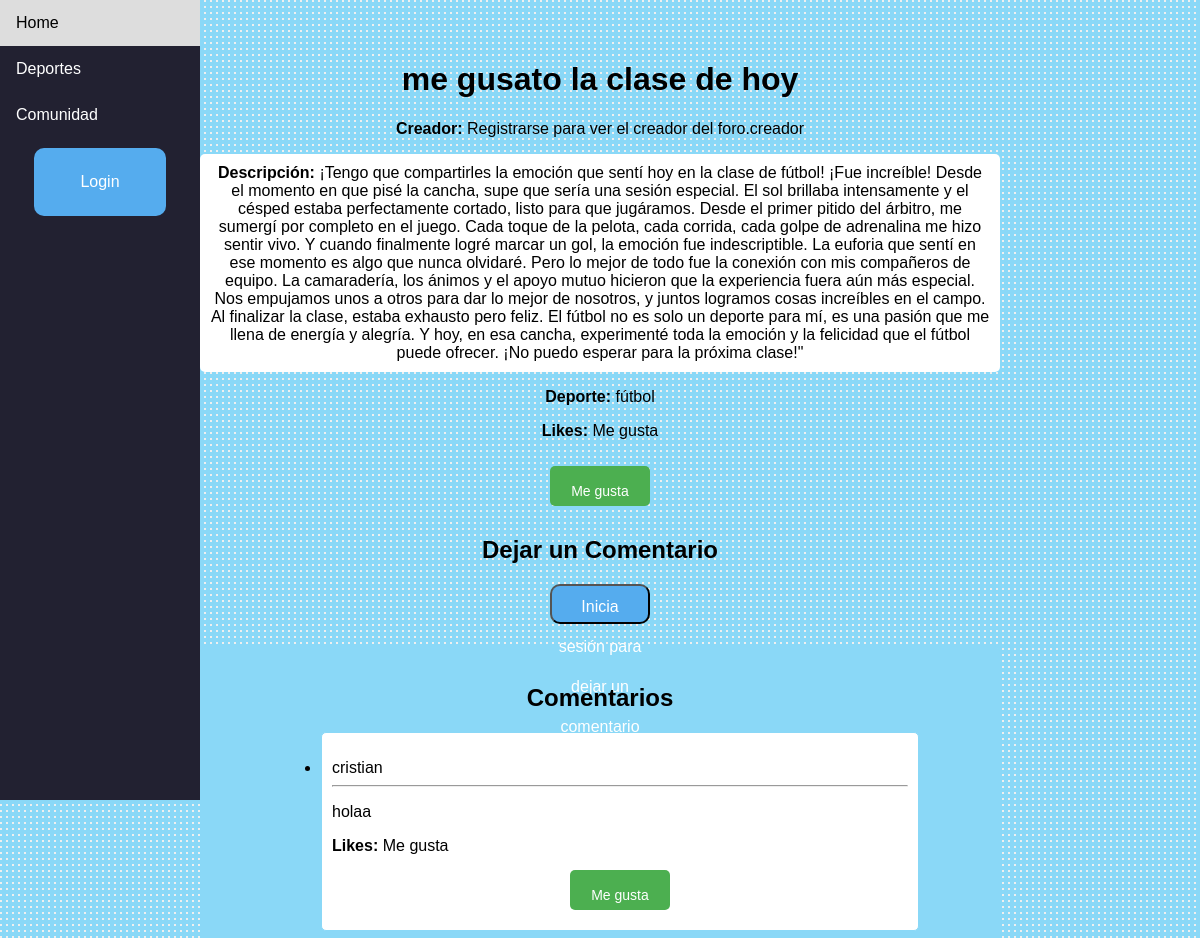
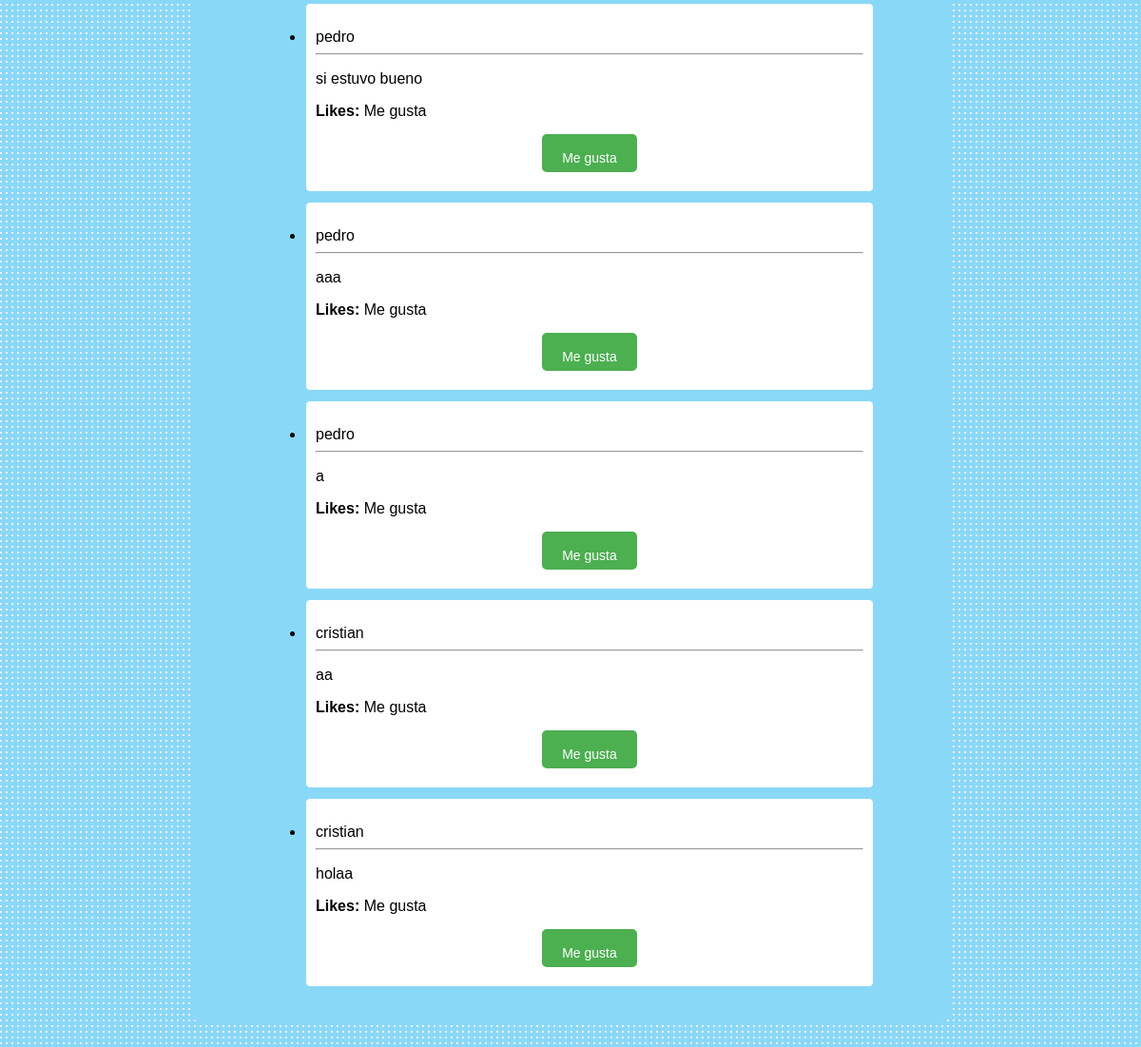
Page /detalle-foro/1/ on the committed database (2 pictures, top to bottom).
### myapp/models.py (models this page shows, shortened)
class Foro(models.Model):
    creador = models.ForeignKey(User, on_delete=models.CASCADE)
    titulo = models.CharField(max_length=100)
    descripcion = models.TextField()
    deporte = models.ForeignKey(Deporte, on_delete=models.CASCADE)
    likes = models.IntegerField(default=0)
    usuarios_que_dieron_like = models.ManyToManyField(User, related_name='likes_foro', blank=True)

class Deporte(models.Model):
    nombre = models.CharField(max_length=100)
    descripcion = models.TextField()
    tipo = models.CharField(max_length=20)
    def __str__(self):
        return self.nombre

class ComentarioForo(models.Model):
    autor = models.ForeignKey(User, on_delete=models.CASCADE)
    foro = models.ForeignKey(Foro, on_delete=models.CASCADE, related_name='comentarios')
    contenido = models.TextField()
    fecha_creacion = models.DateTimeField(auto_now_add=True)
    likes = models.IntegerField(default=0)
    usuarios_que_dieron_like = models.ManyToManyField(User, related_name='likes_comentario_foro', blank=True)
    comentario_padre = models.ForeignKey('self', on_delete=models.CASCADE, null=True, blank=True, related_name='respuestas')

### myapp/views.py (the view)
# urls.py: path('detalle-foro/<int:foro_id>/', views.detalle_foro, name='detalle_foro'),
def detalle_foro(request, foro_id):
    foro = get_object_or_404(Foro, pk=foro_id)
    comentarios = foro.comentarios.all()  # Obtener todos los comentarios relacionados con este foro
    if request.method == 'POST':
        if 'like_button_foro' in request.POST:
            if request.user.is_authenticated:
                if request.user in foro.usuarios_que_dieron_like.all():
                    foro.likes -= 1
                    foro.usuarios_que_dieron_like.remove(request.user)
                else:
                    foro.likes += 1
                    foro.usuarios_que_dieron_like.add(request.user)
                foro.save()
                return redirect('detalle_foro', foro_id=foro_id)
            else:
                return redirect('login')  # Redirigirlo a la página de inicio de sesión
        elif 'like_button' in request.POST:
            if request.user.is_authenticated:
                comentario_id = request.POST.get('comentario_id')  # Obtener el ID del comentario
                comentario = get_object_or_404(ComentarioForo, pk=comentario_id)
                if request.user in comentario.usuarios_que_dieron_like.all():
                    comentario.likes -= 1
                    comentario.usuarios_que_dieron_like.remove(request.user)
                else:
                    comentario.likes += 1
                    comentario.usuarios_que_dieron_like.add(request.user)
                comentario.save()
                return redirect('detalle_foro', foro_id=foro_id)
            else:
                return redirect('login')  # Redirigirlo a la página de inicio de sesión
        else:
            form = NuevoComentarioForm(request.POST)
            if form.is_valid():
                nuevo_comentario = form.cleaned_data['contenido']
                ComentarioForo.objects.create(
                    autor=request.user,
                    foro=foro,
                    contenido=nuevo_comentario
                )
                return redirect('detalle_foro', foro_id=foro_id)
    else:
        form = NuevoComentarioForm()
    if request.user.is_authenticated:
        saludo = True
        login_button = False
    else:
        saludo = False
        login_button = True
    return render(request, 'detalle_foro.html', {'foro': foro, 'comentarios': comentarios, 'form': form, 'saludo': saludo, 'login_button': login_button })

### myapp/templates/detalle_foro.html (shortened to what this page needs)
{% load static %}
<!DOCTYPE html>
<html lang="en">
<head>
    <link rel="stylesheet" type="text/css" href="{% static 'css/styles.css' %}">
</head>
<body>
    <div class="navbar">
        <ul>
            <li><a href="/">Home</a></li>
            <li><a href="/deportes">Deportes</a></li>
            <li><a href="/ver-foros">Comunidad</a></li>
            {% if saludo %}
                <li><a href="/contactos">Contactos</a></li>
                <li><a href="/perfil">Perfil</a></li>
                <form action="{% url 'logout' %}" method="post">
                    {% csrf_token %}
                    <li><button type="submit">Logout</button></li>
                </form>
            {% elif login_button %}
                <li><a href="{% url 'login' %}" class="button">Login</a></li>
            {% endif %}
        </ul>
    </div>
    <div class="container">
        <h1>{{ foro.titulo }}</h1>
        <p><strong>Creador:</strong>
            {% if user.is_authenticated %}
                <a href="{% url 'ver_perfil_otro_usuario' foro.creador.username %}">{{ foro.creador }}</a>
            {% else %}
                <span onclick="showRegisterMessage()">Registrarse para ver el creador del foro.creador</span>
            {% endif %}
        </p>
        <p class="descripcion"><strong>Descripción:</strong> {{ foro.descripcion }}</p>
        <p><strong>Deporte:</strong> {{ foro.deporte }}</p>
        <p><strong>Likes:</strong>
            {% if user.is_authenticated %}
                {{ foro.likes }}
            {% else %}
                <span onclick="showRegisterMessage()">Me gusta</span>
            {% endif %}
        </p>
        <form method="post" action="{% url 'detalle_foro' foro.id %}">
            <button type="submit" name="like_button_foro" class="like-button">Me gusta</button>
        </form>
        <h2>Dejar un Comentario</h2>
        {% if user.is_authenticated %}
        <form method="post" action="{% url 'detalle_foro' foro.id %}">
            {% csrf_token %}
            {{ form.as_p }}
            <button type="submit">Enviar Comentario</button>
        </form>
        {% else %}
        <button id="login-btn">Inicia sesión para dejar un comentario</button>
        {% endif %}
        <div class="comentarios">
            <h2>Comentarios</h2>
            <ul>
                {% for comentario in comentarios %}
                <li class="comentario">
                    <p> {{ comentario.autor }}</p>
                    <hr>
                    <p>{{ comentario.contenido }}</p>
                    <p><strong>Likes:</strong>
                        {% if user.is_authenticated %}
                            {{ comentario.likes }}
                        {% else %}
                            <span onclick="showRegisterMessage()">Me gusta</span>
                        {% endif %}
                    </p>
                    <form method="post" action="{% url 'detalle_foro' foro.id %}">
                        <button type="submit" name="like_button" class="like-button">Me gusta</button>
                    </form>
                </li>
                {% endfor %}
            </ul>
        </div>
    </div>
</body>
</html>

### myapp/static/css/styles.css (style rules this page uses)
body { background-color: #8ad8f7; font-family: Arial, sans-serif; margin: 20px; background-image: url('../img/puntos.png'); background-repeat: repeat; }
.container { max-width: 800px; margin: 0 auto; padding: 20px; }
.button { display: inline-block; background-color: #55acee; color: #fff; font-size: 16px; padding: 10px 20px; border: none; border-radius: 20px; cursor: pointer; text-decoration: none; transition: background-color 0.3s; }
button, a.button { border-radius: 10px; width: 100px; height: 40px; line-height: 40px; display: block; background-color: #55acee; color: #fff; font-size: 16px; text-align: center; text-decoration: none; cursor: pointer; margin: 10px auto; }
h1 { text-align: center; }
.comentario { margin-bottom: 20px; padding: 10px; border: 1px solid #ccc; border-radius: 8px; text-align: left; width: 80%; margin: 0 auto; background-color: #f5f8fa; }
.comentario { background-color: #fff; border: 1px solid #e1e8ed; border-radius: 10px; padding: 15px; margin-bottom: 20px; }
.comentarios { background-color:#8ad8f7; padding: 20px; border-radius: 10px; margin-top: 20px; }
.comentario { border: 1px solid #8ad8f7; padding: 10px; margin-bottom: 10px; border-radius: 5px; }
.comentario p { margin-bottom: 5px; }
.navbar { background-color: #222131; overflow: hidden; width: 200px; position: fixed; top: 0; left: 0; height: 100vh; }
.navbar ul { list-style-type: none; margin: 0; padding: 0; display: flex; flex-direction: column; height: 100%; overflow-y: auto; }
.navbar li { display: block; }
.navbar li a { display: block; color: white; padding: 14px 16px; text-decoration: none; }
form { text-align: center; }

### myapp/templates/detalle_foro.html (style rules this page uses)
.container { padding: 20px; text-align: center; }
.descripcion { background-color: #fff; padding: 10px; border-radius: 5px; }
.comentarios { background-color:#8ad8f7; padding: 20px; border-radius: 10px; margin-top: 20px; }
.comentario { border: 1px solid #8ad8f7; padding: 10px; margin-bottom: 10px; border-radius: 5px; }
.comentario p { margin-bottom: 5px; }
.like-button { background-color: #4CAF50; color: white; border: none; padding: 5px 10px; text-align: center; text-decoration: none; display: inline-block; font-size: 14px; border-radius: 5px; cursor: pointer; }

### rows in the picture
Foro: titulo "me gusato la clase de hoy", descripcion "¡Tengo que compartirles la emoción que sentí hoy en la clase de fútbol! ¡Fue increíble! Desde el momento en que pisé la cancha, supe que sería una sesión especial. El sol brillaba intensamente y el césped estaba perfectamente cortado, listo para que jugáramos. Desde el primer pitido del árbitro, me sumergí por completo en el juego. Cada toque de la pelota, cada corrida, cada golpe de adrenalina me hizo sentir vivo. Y cuando finalmente logré marcar un gol, la emoción fue indescriptible. La euforia que sentí en ese momento es algo que nunca olvidaré. Pero lo mejor de todo fue la conexión con mis compañeros de equipo. La camaradería, los ánimos y el apoyo mutuo hicieron que la experiencia…", deporte "fútbol"
ComentarioForo: autor "cristian", contenido "holaa"
ComentarioForo: autor "pedro", contenido "si estuvo bueno"
ComentarioForo: autor "pedro", contenido "aaa"
ComentarioForo: autor "pedro", contenido "a"
ComentarioForo: autor "cristian", contenido "aa"
ComentarioForo: autor "cristian", contenido "holaa"
